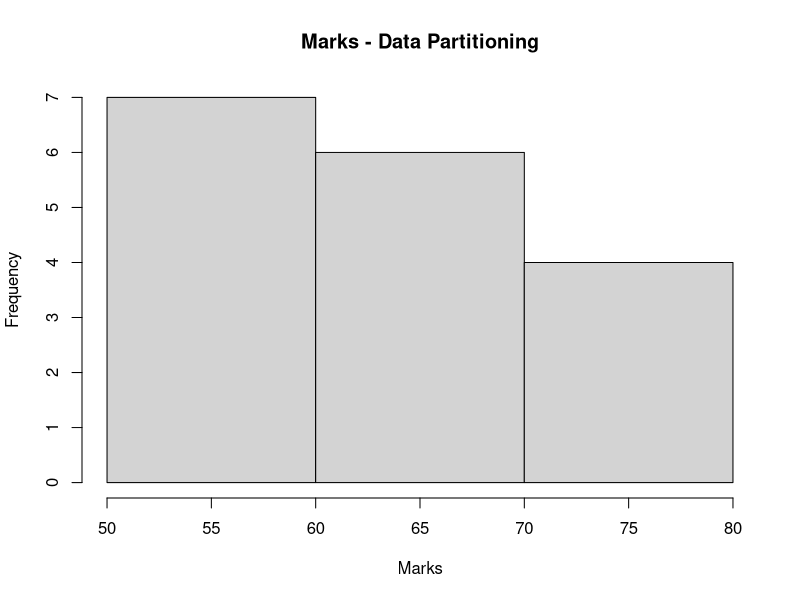

R code for this plot:

marks <- c(55, 60, 71, 63, 55, 65, 50, 55,
           58, 59, 61, 63, 65, 67, 71, 72, 75)

num_bins <- 3

# Equal-frequency (Equi-depth) Partitioning
bins_eq_frequency <- cut(
  marks,
  breaks = num_bins,
  labels = FALSE
)

print("Equal-Frequency Partitioning:")
print(bins_eq_frequency)

# Equal-width Partitioning
breaks_eq_width <- seq(
  min(marks),
  max(marks),
  length.out = num_bins + 1
)

bins_eq_width <- cut(
  marks,
  breaks = breaks_eq_width,
  labels = FALSE,
  include.lowest = TRUE
)

print("Equal-Width Partitioning:")
print(bins_eq_width)

# Histogram
hist(
  marks,
  breaks = num_bins,
  xlab = "Marks",
  main = "Marks - Data Partitioning"
)
